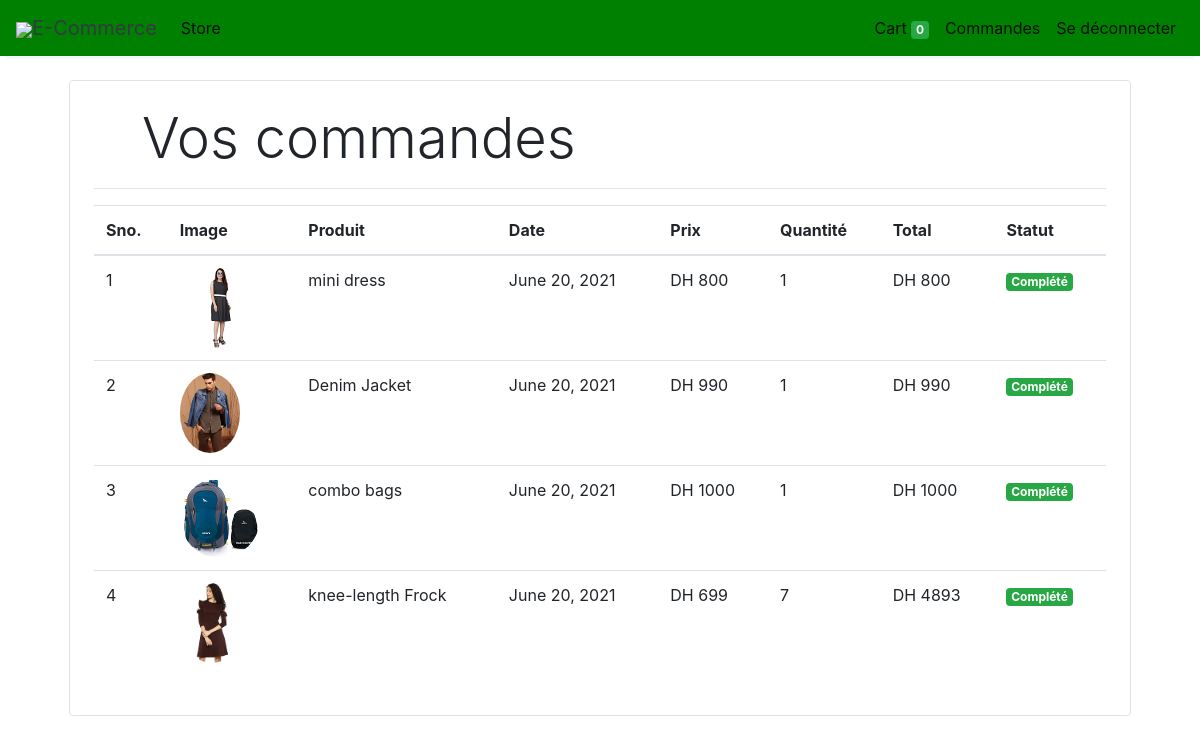
Screenshot of /orders (signed in) with the database file from the repository.
### store/models/orders.py (models this page shows, shortened)
class Order(models.Model):
    product = models.ForeignKey(Products,
                                on_delete=models.CASCADE)
    customer = models.ForeignKey(Customer,
                                 on_delete=models.CASCADE)
    quantity = models.IntegerField(default=1)
    price = models.IntegerField()
    address = models.CharField (max_length=50, default='', blank=True)
    phone = models.CharField (max_length=50, default='', blank=True)
    date = models.DateField (default=datetime.datetime.today)
    status = models.BooleanField (default=False)
    @staticmethod
    def get_orders_by_customer(customer_id):
        return Order.objects.filter(customer=customer_id).order_by('-date')

### store/models/product.py (models this page shows, shortened)
class Products(models.Model):
    name = models.CharField(max_length=60)
    price= models.IntegerField(default=0)
    category= models.ForeignKey(Category,on_delete=models.CASCADE,default=1 )
    description= models.CharField(max_length=250, default='', blank=True, null= True)
    image= models.ImageField(upload_to='uploads/products/')

### store/middlewares/auth.py (the view)
    def middleware(request):
        print(request.session.get('customer'))
        returnUrl = request.META['PATH_INFO']
        print(request.META['PATH_INFO'])
        if not request.session.get('customer'):
           return redirect(f'login?return_url={returnUrl}')
        response = get_response(request)
        return response

### store/templatetags/custom_filter.py (called while the page is built)
@register.filter(name='currency')
def currency(number):
    return "DH "+str(number)

@register.filter(name='multiply')
def multiply(number , number1):
    return number * number1

### store/views/orders.py (called while the page is built)
    def get(self , request ):
        customer = request.session.get('customer')
        orders = Order.get_orders_by_customer(customer)
        print(orders)
        return render(request , 'orders.html'  , {'orders' : orders})

### store/templates/orders.html
{% extends 'base.html' %}
{% block content %}
{% load cart %}
{% load custom_filter %}
<div class="container">
   <div class="border rounded p-4 m-4">
        <p class="display-4 pl-4 ml-4">Vos commandes</p>
        <hr>
        <table class="table">
            <thead>
                <tr>
                    <th>Sno.</th>
                    <th>Image</th>
                    <th>Produit</th>
                    <th>Date</th>
                    <th>Prix</th>
                    <th>Quantité</th>
                    <th>Total</th>
                    <th>Statut</th>
                </tr>
            </thead>
            <tbody>
                {% for order in orders %}
                <tr>
                    <td>{{forloop.counter}}</td>
                    <td><img style="height: 80px;" class="rounded-circle" src="{{order.product.image.url}}" alt=""></td>
                    <td>{{order.product.name}}</td>
                    <td>{{order.date}}</td>
                    <td>{{order.price|currency}}</td>
                    <td>{{order.quantity}}</td>
                    <td>{{order.quantity|multiply:order.price|currency}}</td>
                    {% if order.status %}
                    <td><small class="badge badge-success">Complété</small></td>
                    {%else%}
                    <td><small class="badge badge-warning">En attente</small></td>
                    {% endif %}
                </tr>
                {% endfor %}
            </tbody>
        </table>
   </div>
</div>
{% endblock %}

### store/templates/base.html (shortened to what this page needs)
<!doctype html>
<html lang="en">
<head>
  <link rel="stylesheet" href="https://maxcdn.bootstrapcdn.com/bootstrap/4.0.0/css/bootstrap.min.css"
>
</head>
<body>
<nav class="one-edge-shadow
  navbar navbar-light
  sticky-top navbar
  navbar-expand-lg
  text-white">
    <a class="navbar-brand ms-3 text-dark " href="/">
    <link rel="stylesheet" href="https://use.fontawesome.com/releases/v5.7.0/css/all.css">
    <img src="https://www.freepnglogos.com/uploads/shopping-cart-png/shopping-cart-svg-png-icon-download-28.png" style="width:50px;height:50px,color:text-light;">E-Commerce</a>
    <div class="collapse navbar-collapse" id="navbarSupportedContent">
      <ul class="navbar-nav mr-auto">
        <li class="nav-item active">
          <a class="nav-link" href="/store">Store <span class="sr-only">(current)</span></a>
        </li>
          </ul>
      <ul class=" navbar-nav my-2 my-lg-0">
        <li class="nav-item active">
          <a class="nav-link" href="/cart">Cart
            <span class="badge badge-success">{{request.session.cart.keys|length}}</span>
            <span class="sr-only">(current)</span></a>
        </li>
        {% if request.session.customer %}
        <li class="nav-item active ">
          <a class="nav-link" href="/orders">Commandes<span class="sr-only">(current)</span></a>
        </li>
        <li class="nav-item active ">
          <a class="nav-link" href="/logout">Se déconnecter<span class="sr-only">(current)</span></a>
        </li>
        {% endif %}
      </ul>
    </div>
  </nav>
  {% block content %}{% endblock %}
</body>
</html>

### store/templates/base.html (style rules this page uses)
nav { background-color: green; }
.one-edge-shadow { box-shadow: 0 8px 2px -5px rgb(246, 245, 245); }

### rows the page displays
Order: product.image (picture), product.name "mini dress", date "June 20, 2021", price "DH 800", quantity "1", quantity|multiply "DH 800", status "Complété"
Order: product.image (picture), product.name "Denim Jacket", date "June 20, 2021", price "DH 990", quantity "1", quantity|multiply "DH 990", status "Complété"
Order: product.image (picture), product.name "combo bags", date "June 20, 2021", price "DH 1000", quantity "1", quantity|multiply "DH 1000", status "Complété"
Order: product.image (picture), product.name "knee-length Frock", date "June 20, 2021", price "DH 699", quantity "7", quantity|multiply "DH 4893", status "Complété"

### other values shown
{{ request.session.cart.keys|length }} "0"
